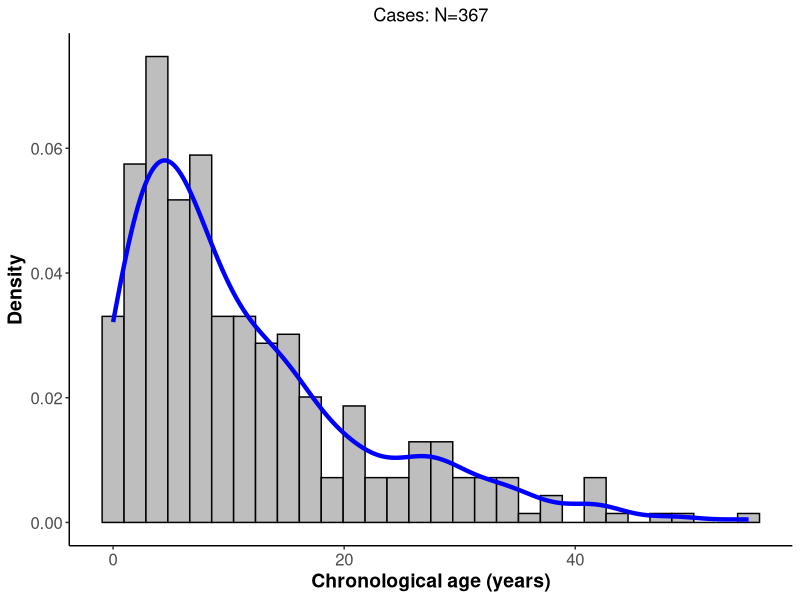

The R script that drew this image:
###########################################################################################
#########                                                                         #########
#########                     Daniel Elias Martin Herranz                         #########
#########                             15/03/2019                                  #########
#########                              EMBL-EBI                                   #########
#########                           Thornton group                                #########
#########                                                                         #########
###########################################################################################

###########################################################################################
#####                                 PhD Thesis                                       ####
###########################################################################################
##### Additional code for Chapter 3.                                                   ####
###########################################################################################
##### USAGE: manual                                                                    ####
###########################################################################################

setwd('~/Documents/Thesis/PhD-Thesis/additional_code/Chapter3/');

library(data.table);
library(ggplot2);

#### 1. Basic description of the cases dataset. ####

raw_cases <- as.data.frame(fread('cases_data_downstream.tsv'));
table(raw_cases$Batch, raw_cases$Sex);
median(raw_cases$Age_years[raw_cases$Batch=='Europe']); # Change the batch as necessary
min(raw_cases$Age_years); max(raw_cases$Age_years);

# Plot the chronological age distribution.

plot_age_distributions_cases <- ggplot(data=raw_cases, aes(x=Age_years)) + 
  geom_histogram(aes(y=..density..),colour="black", fill='grey') + stat_density(geom="line", col='blue', size=1.5) +
  theme_classic() +
  theme(axis.text=element_text(size=12),
        axis.title=element_text(size=14,face="bold"),
        plot.title = element_text(hjust = 0.5),
        plot.subtitle = element_text(hjust = 0.5)) +
  xlab("Chronological age (years)") + ylab("Density") +
  labs(title = paste0("Cases: N=", nrow(raw_cases)));
ggsave("plots/chronological_age_dist_cases.pdf", height=5, width=5);

# Find the peak. 

D <- density(raw_cases$Age_years);
D$x[which.max(D$y)]; # 4.5 years

#### End of the script. ####


